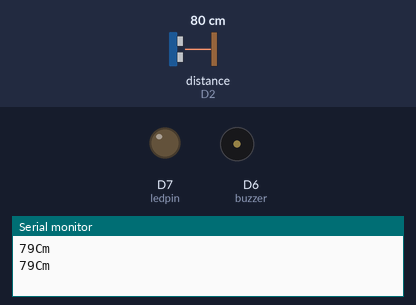
Bench run of a sketch on a simulated ESP8266 (NodeMCU). Parts: output pins drawn as LEDs (lit = HIGH), buzzer (waves = sounding, pin HIGH), the last lines printed to the serial monitor. Wiring (inferred from the names in the program): ultrasonic range finder: trigger D1; echo D2. The test bench sets the inputs (shaded band); at power-on: distance to the obstacle (sensor on D2) 80 cm. The echo pulse lasts 58.3 µs per cm; WiFi joins after 1.5 s; servers stay silent unless stated; pins used as bus, display or sensor lines are not drawn.

Above: at 3.0 s.
3.1 s: distance to the obstacle (sensor on D2) set to 18 cm
5.0 s: distance to the obstacle (sensor on D2) set to 14 cm
At 7.0 s:
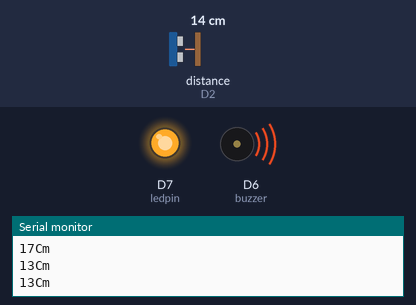
7.3 s: distance to the obstacle (sensor on D2) set to 35 cm
At 8.7 s:
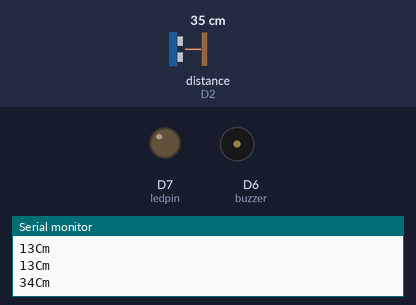
9.3 s: distance to the obstacle (sensor on D2) set to 2 cm
At 10.3 s:
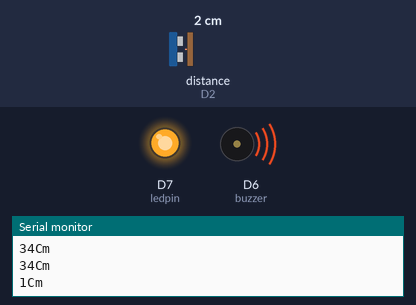
Timing chart, 0 to 12.3 s (numbered marks = the images above; inputs shaded):
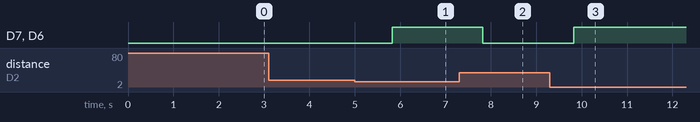

Measured:
- the behaviour switches between 17 and 16 cm on distance to the obstacle (sensor on D2) (found by bisection; images 0 and 1)
- after the input at 5.0 s, D7 (ledpin), D6 (buzzer): LOW → HIGH after 0.82 s
- after the input at 7.3 s, D7 (ledpin), D6 (buzzer): HIGH → LOW after 0.52 s
- after the input at 9.3 s, D7 (ledpin), D6 (buzzer): LOW → HIGH after 0.53 s

The sketch:

blynk_nodemcu_ultrasonic_sensor.ino
```cpp
// (licence header left out)
/* Comment this out to disable prints and save space */
#define BLYNK_PRINT Serial

#include <ESP8266WiFi.h>
#include <BlynkSimpleEsp8266.h>

#define TRIGGERPIN D1
#define ECHOPIN    D2
#define buzzer D6
#define ledpin D7


// You should get Auth Token in the Blynk App.
// Go to the Project Settings (nut icon).
char auth[] = "1yhi3za3TACsT08fE6VM1dGAzWfsSC8v";

// Your WiFi credentials.
// Set password to "" for open networks.
char ssid[] = "iPhone";
char pass[] = "password";

WidgetLCD lcd(V1);

void setup()
{

  Serial.begin(9600);
  pinMode(TRIGGERPIN, OUTPUT);
  pinMode(ECHOPIN, INPUT);
  pinMode(buzzer, OUTPUT);
  pinMode(ledpin, OUTPUT);

  Blynk.begin(auth, ssid, pass);

  lcd.clear(); //Use it to clear the LCD Widget
  lcd.print(0, 0, "Distance in cm");
}

void loop()
{
  lcd.clear();
  lcd.print(0, 0, "Distance in cm");

  long duration, distance, safetyDistance;

  digitalWrite(TRIGGERPIN, LOW);
  delayMicroseconds(2);

  digitalWrite(TRIGGERPIN, HIGH);
  delayMicroseconds(10);
  digitalWrite(TRIGGERPIN, LOW);

  duration = pulseIn(ECHOPIN, HIGH);

  distance = duration*0.034/2;

   safetyDistance = distance;
  if (safetyDistance <= 15){
  digitalWrite(buzzer, HIGH);
  digitalWrite(ledpin, HIGH);
 }
  else{
  digitalWrite(buzzer, LOW);
  digitalWrite(ledpin, LOW);
 }


  Serial.print(distance);
  Serial.println("Cm");
  lcd.print(7, 1, distance);
  Blynk.run();

  delay(1000);

}
```
